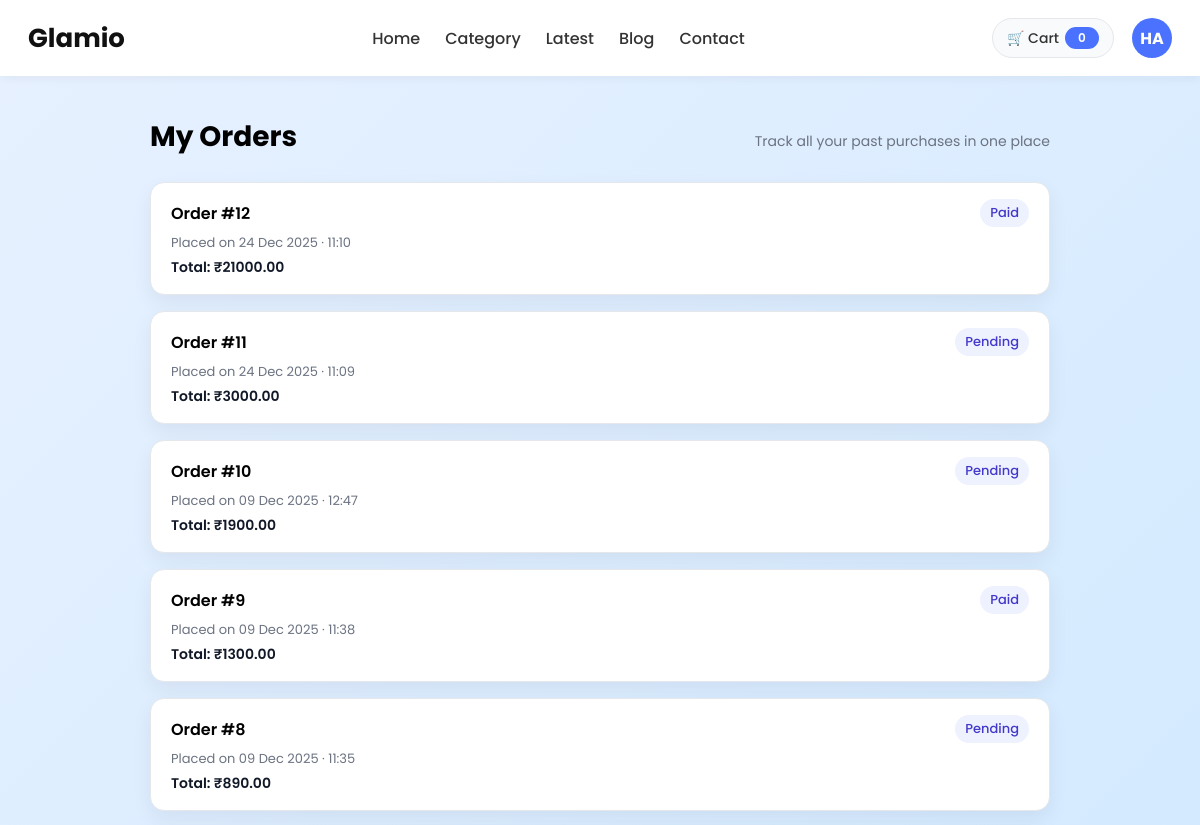
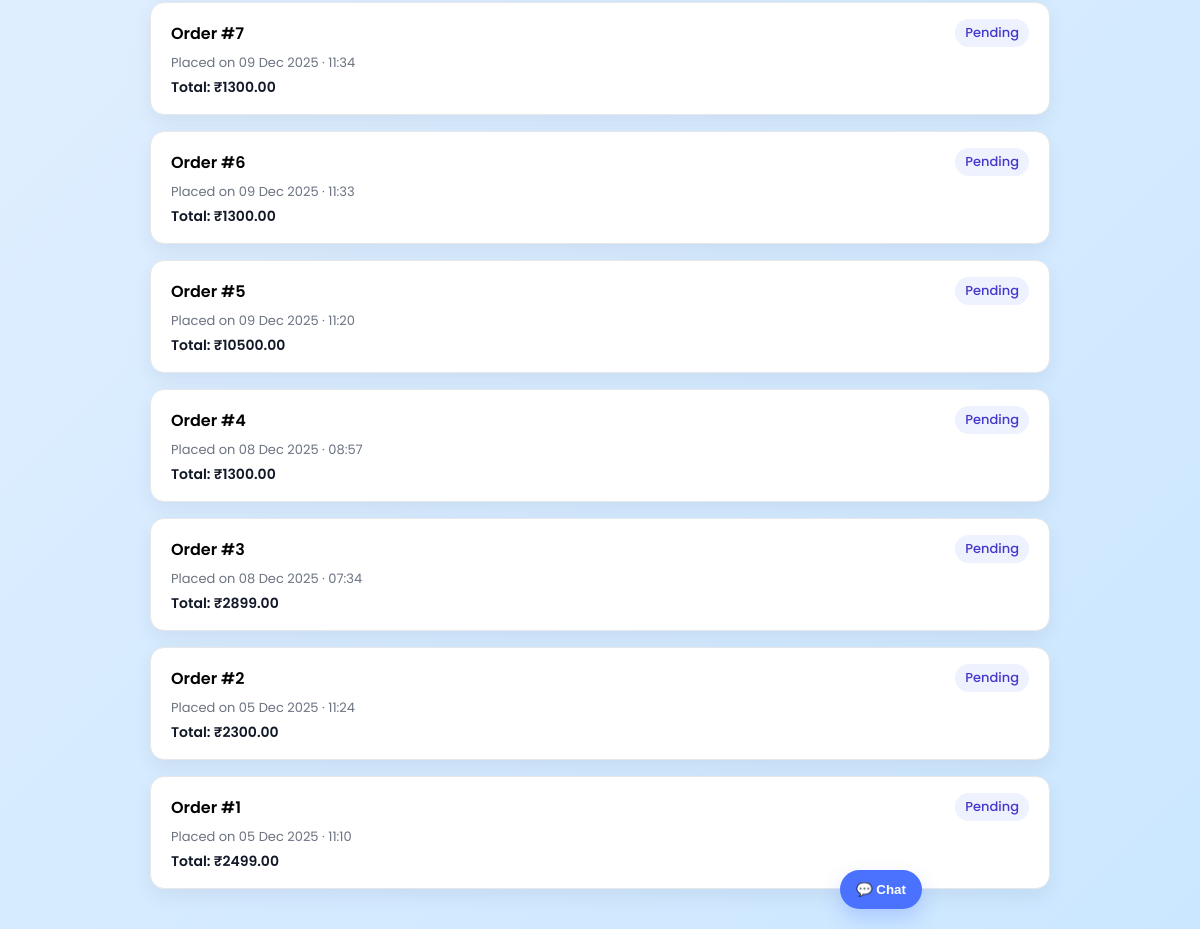
The page /orderlist/ (signed in) on the database its author committed (2 pictures, top to bottom).
### user_app/models.py (models this page shows)
class CustomUserModel(AbstractUser):
    full_name = models.CharField(max_length=100)
    mobile_no = models.CharField(max_length=15,unique=True)

### order_app/models.py (models this page shows, shortened)
class Order(models.Model):
    STATUS_CHOICES = [
        ("PENDING", "Pending"),
        ("PAID", "Paid"),
        ("CANCELLED", "Cancelled"),
    ]
    user = models.ForeignKey(
        CustomUserModel,
        on_delete=models.CASCADE,
        related_name="orders"
    )
    full_name = models.CharField(max_length=100)
    phone = models.CharField(max_length=15)
    address_line1 = models.CharField(max_length=255)
    address_line2 = models.CharField(max_length=255, blank=True, null=True)
    city = models.CharField(max_length=100, blank=True, null=True)
    postal_code = models.CharField(max_length=20, blank=True, null=True)
    total_price = models.DecimalField(max_digits=10, decimal_places=2)
    status = models.CharField(
        max_length=20,
        choices=STATUS_CHOICES,
        default="PENDING",
    )
    created_at = models.DateTimeField(auto_now_add=True)

### order_app/views.py (the view)
# urls.py: path("orderlist/", OrderListView.as_view(), name="order_list"),
class OrderListView(LoginRequiredMixin, View):
    def get(self, request):
        orders = Order.objects.filter(user=request.user).order_by("-created_at")
        context = {"orders": orders}
        return render(request, "order_list.html", context)

### cart_app/context_processors.py (called while the page is built)
def cart_count(request):
    if not request.user.is_authenticated:
        return {"cart_count": 0}
    total = (
        CartItem.objects
        .filter(cart__user=request.user)    # follow FK: CartItem.cart -> Cart.user
        .aggregate(total=Sum("quantity"))["total"]
        or 0
    )
    return {"cart_count": total}

### order_app/templates/order_list.html (shortened to what this page needs)
{% extends 'base.html' %}
{% block content %}
<div class="orders-page">
  <div class="orders-header">
      <h1 class="orders-title">My Orders</h1>
      <span class="orders-subtitle">Track all your past purchases in one place</span>
  </div>
  {% if orders %}
    <ul class="orders-list">
      {% for order in orders %}
        <li>
          <a href="" class="order-card">
            <div class="order-top-row">
              <span class="order-id">Order #{{ order.id }}</span>
              <span class="order-status">{{ order.get_status_display }}</span>
            </div>
            <div class="order-meta">
              Placed on {{ order.created_at|date:"d M Y · H:i" }}
            </div>
            <div class="order-total">
              Total: ₹{{ order.total_price }}
            </div>
          </a>
        </li>
      {% endfor %}
    </ul>
  {% else %}
    <div class="orders-empty">
      <p>You have no orders yet.</p>
      <p>Start shopping and your orders will appear here ✨</p>
    </div>
  {% endif %}
</div>
{% endblock %}

### product_app/templates/base.html (shortened to what this page needs)
{% load static %}
<!doctype html>
<html lang="en">
<head>
</head>
<body>
  <nav class="main-nav">
    <div class="logo">Glamio</div>
    <ul>
      <li><a href="{% url 'product_list' %}">Home</a></li>
      <li><a href="#">Category</a></li>
      <li><a href="#">Latest</a></li>
      <li><a href="#">Blog</a></li>
      <li><a href="#">Contact</a></li>
    </ul>
    <div class="nav-right">
      <a href="{% url 'cart_details' %}" class="cart-link">
        <span>🛒 Cart</span>
        <span class="cart-count">{{ cart_count|default:"0" }}</span>
      </a>
      {% if user.is_authenticated %}
      <div class="profile-menu">
        <div class="avatar">{{ user.username|slice:":2"|upper }}</div>
      </div>
      {% else %}
      <a href="{% url 'login' %}" class="btn-primary"
        style="background:#fff;border:2px solid #4A72FF;color:#4A72FF;">
        Login
      </a>
      <a href="{% url 'register' %}" class="btn-primary">Sign up</a>
      {% endif %}
    </div>
  </nav>
  <main>
    {% block content %}{% endblock %}
  </main>
  <div id="chatbot">
    <button class="toggle" onclick="toggleChat()">💬 Chat</button>
  </div>
</body>
</html>

### product_app/templates/base.html (style rules this page uses)
body { margin: 0; font-family: 'Poppins', sans-serif; background: #ffffff; }
nav.main-nav { display: flex; justify-content: space-between; align-items: center; padding: 18px 28px; font-weight: 500; position: sticky; top: 0; background: white; z-index: 100; box-shadow: 0 2px 10px rgba(0, 0, 0, 0.05); }
nav .logo { font-size: 26px; font-weight: 700; color: #111; }
nav ul { display: flex; gap: 25px; list-style: none; padding: 0; margin: 0; align-items: center; }
nav ul li a { text-decoration: none; color: #333; font-weight: 500; transition: 0.3s; }
.nav-right { display: flex; align-items: center; gap: 18px; }
.cart-link { display: inline-flex; align-items: center; gap: 6px; text-decoration: none; font-weight: 500; color: #333; padding: 8px 14px; border-radius: 999px; border: 1px solid #e5e7eb; background: #f9fafb; font-size: 14px; }
.cart-count { min-width: 22px; height: 22px; border-radius: 999px; font-size: 12px; display: inline-flex; align-items: center; justify-content: center; background: #4A72FF; color: #fff; font-weight: 600; padding: 0 6px; }
.profile-menu { position: relative; cursor: pointer; }
.avatar { width: 40px; height: 40px; border-radius: 50%; background: #4A72FF; color: white; display: flex; justify-content: center; align-items: center; font-weight: 700; font-size: 16px; }
#chatbot { position: fixed; bottom: 20px; right: 20px; width: 340px; font-family: 'Poppins', sans-serif; z-index: 9999; }
#chatbot .toggle { background: #4A72FF; color: #fff; border: none; border-radius: 999px; padding: 12px 16px; cursor: pointer; font-weight: 600; box-shadow: 0 10px 20px rgba(74, 114, 255, 0.25); }

### order_app/templates/order_list.html (style rules this page uses)
body { background: linear-gradient(135deg, #E7F1FF, #CBE7FF); }
.orders-page { max-width: 900px; margin: 40px auto; padding: 0 16px; font-family: 'Poppins', sans-serif; }
.orders-header { display: flex; justify-content: space-between; align-items: baseline; margin-bottom: 24px; }
.orders-title { font-size: 28px; font-weight: 700; margin: 0; }
.orders-subtitle { font-size: 14px; color: #6b7280; }
.orders-list { list-style: none; padding: 0; margin: 0; display: flex; flex-direction: column; gap: 16px; }
.order-card { display: block; text-decoration: none; background: #ffffff; border-radius: 14px; padding: 16px 20px; box-shadow: 0 8px 20px rgba(15, 23, 42, 0.06); transition: transform 0.18s ease, box-shadow 0.18s ease; border: 1px solid #e5e7eb; color: inherit; }
.order-top-row { display: flex; justify-content: space-between; align-items: center; margin-bottom: 6px; }
.order-id { font-weight: 600; font-size: 16px; }
.order-status { font-size: 13px; padding: 4px 10px; border-radius: 999px; background: #eef2ff; color: #4338ca; font-weight: 500; }
.order-meta { font-size: 13px; color: #6b7280; margin-bottom: 4px; }
.order-total { font-size: 14px; font-weight: 600; color: #111827; }

### rows shown on the page
CustomUserModel: username "HA"
Order: id "12", status "Paid", created_at "24 Dec 2025 · 11:10", total_price "21000.00"
Order: id "11", status "Pending", created_at "24 Dec 2025 · 11:09", total_price "3000.00"
Order: id "10", status "Pending", created_at "09 Dec 2025 · 12:47", total_price "1900.00"
Order: id "9", status "Paid", created_at "09 Dec 2025 · 11:38", total_price "1300.00"
Order: id "8", status "Pending", created_at "09 Dec 2025 · 11:35", total_price "890.00"
Order: id "7", status "Pending", created_at "09 Dec 2025 · 11:34", total_price "1300.00"
Order: id "6", status "Pending", created_at "09 Dec 2025 · 11:33", total_price "1300.00"
Order: id "5", status "Pending", created_at "09 Dec 2025 · 11:20", total_price "10500.00"
Order: id "4", status "Pending", created_at "08 Dec 2025 · 08:57", total_price "1300.00"
Order: id "3", status "Pending", created_at "08 Dec 2025 · 07:34", total_price "2899.00"
Order: id "2", status "Pending", created_at "05 Dec 2025 · 11:24", total_price "2300.00"
Order: id "1", status "Pending", created_at "05 Dec 2025 · 11:10", total_price "2499.00"

### other values the page prints
{{ cart_count|default:"0" }} "0"
